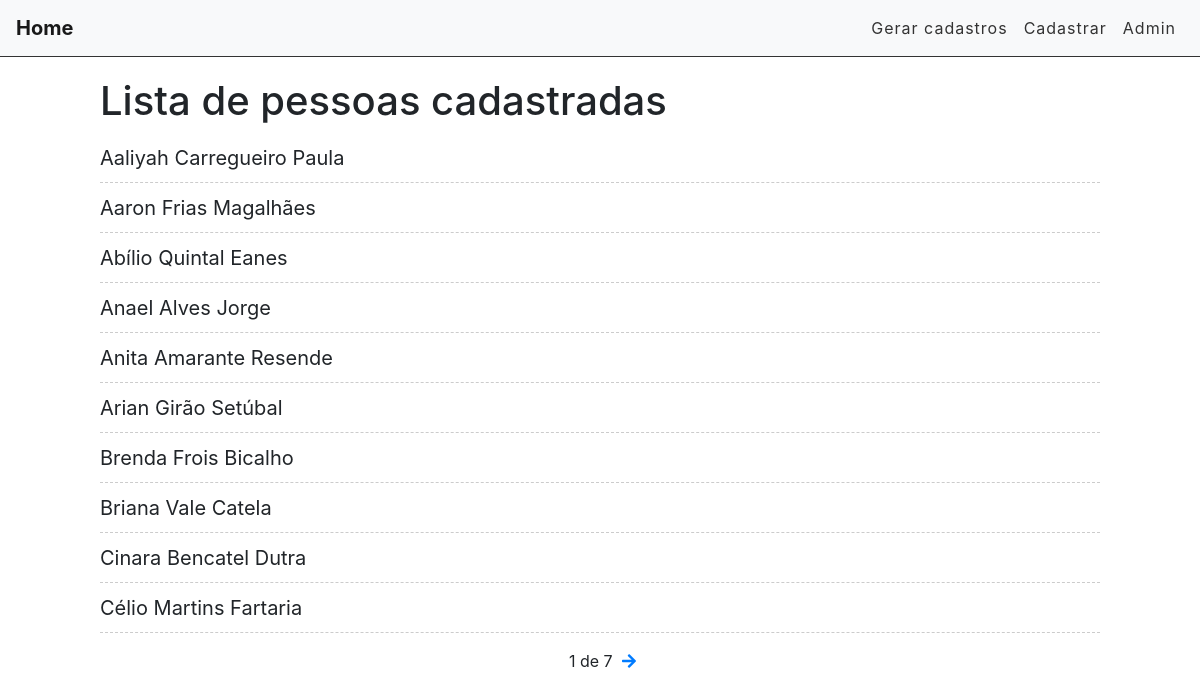
Page /home/ on the earlier database version.
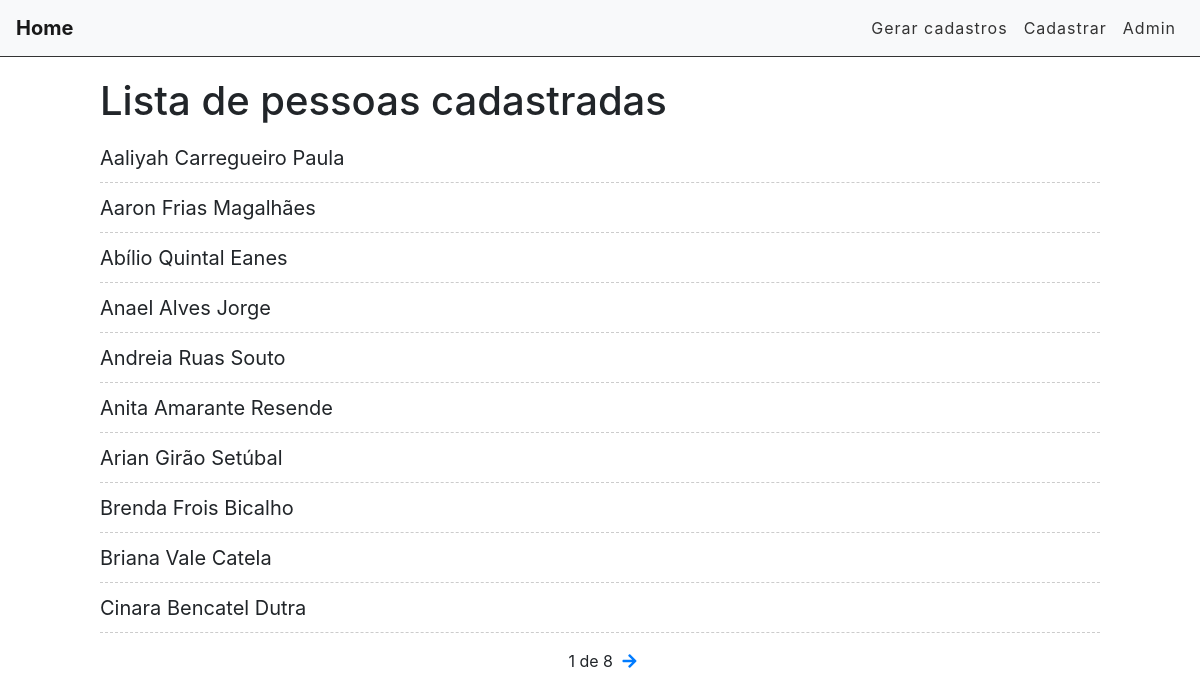
Same page on the later database version.
### accounts/models.py (models this page shows, shortened)
class Account(models.Model):
    first_name = models.CharField(max_length=255)
    last_name = models.CharField(max_length=255)
    age = models.IntegerField()
    birth_date = models.DateField(null=True)
    email = models.EmailField()
    nickname = models.CharField(max_length=255)
    observations = models.TextField()

### accounts/views.py (the view)
# urls.py: path('home/', views.cadaster_list, name='cadaster-list'),
def cadaster_list(request):
    accounts_list = Account.objects.all().order_by('first_name')
    paginator = Paginator(accounts_list, 10)
    page = request.GET.get('page')
    accounts = paginator.get_page(page)
    return render(request, 'accounts/cadaster_list.html', {'accounts': accounts})

### accounts/templates/accounts/cadaster_list.html (shortened to what this page needs)
{% extends 'base.html' %}
{% block content %}
<div class="offset-1 col-10 list-div">
    <h1>Lista de pessoas cadastradas</h1>
    <ul class="task-list">
        {% for account in accounts %}
        <li class="task-item">
            <span>{{account.first_name}} {{account.last_name}}</span>
        </li>
        {% endfor %}
    </ul>
    <div class="pagination">
        <span class="step-links">
            <span class="current">
                {{ accounts.number }} de {{ accounts.paginator.num_pages }}
            </span>
            {% if accounts.has_next %}
                <a href="?page={{ accounts.next_page_number }}">
                    <i class="fas fa-arrow-right"></i>
                </a>
            {% endif %}
        </span>
    </div>
</div>
{% endblock %}

### accounts/templates/base.html (shortened to what this page needs)
{% load static %}
<!DOCTYPE html>
<html lang="pt-br">
    <head>
        <link rel="stylesheet" href="https://stackpath.bootstrapcdn.com/bootstrap/4.5.2/css/bootstrap.min.css">
        <link rel="stylesheet" href="https://use.fontawesome.com/releases/v5.7.2/css/all.css">
        <link rel="stylesheet" href="{% static 'css/styles.css' %}" >
    </head>
    <body>
        <div class="container-fluid">
            <nav class="navbar navbar-expand-lg navbar-light bg-light">
                <a class="navbar-brand" href="/home">Home</a>
                <div class="collapse navbar-collapse" id="navbarSupportedContent">
                    <ul class="navbar-nav">
                        <li class="nav-item">
                            <a class="nav-link" href="/generate">Gerar cadastros</a>
                        </li>
                        <li class="nav-item">
                            <a class="nav-link" href="/">Cadastrar</a>
                        </li>
                        <li class="nav-item">
                            <a class="nav-link" href="/admin">Admin</a>
                        </li>
                    </ul>
                </div>
            </nav>
            {% block content %}
            {% endblock %}
        </div>
    </body>
</html>

### accounts/static/css/styles.css (style rules this page uses)
.container-fluid { padding: 0; }
.navbar { border-bottom: 1px solid #333; margin-bottom: 20px; }
.navbar-nav { margin-left: auto; }
.navbar-brand { font-weight: bold; }
.navbar-light .navbar-nav a.nav-link { color: #333; letter-spacing: 1px; }
.list-div { padding: 0; }
.task-list { padding-left: 0; }
.task-item { list-style: none; font-size: 20px; height: 50px; padding-top: 10px; border-bottom: 1px dashed #CCC; }
.pagination { margin-bottom: 20px; }
.step-links { position: relative; margin-left: auto; margin-right: auto; }
.step-links .current { margin-left: 5px; margin-right: 5px; }

Differences in the rows shown:
no longer on this page (row unchanged): Account: first_name "Célio Martins", last_name "Fartaria"
added Account: first_name "Andreia Ruas", last_name "Souto"
Other differences:
{{ accounts.paginator.num_pages }}: "7" → "8"
